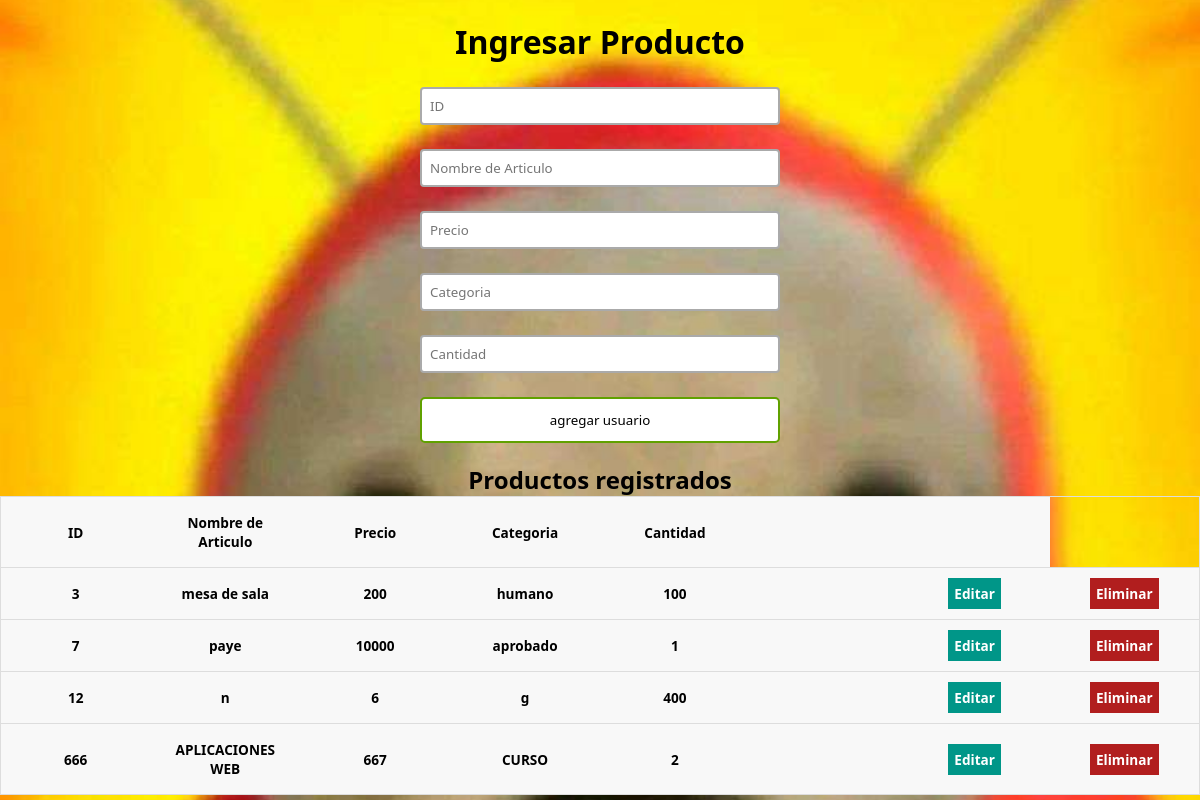
The page / on the database its author committed.
### tables this page shows
CREATE TABLE `usuarios` (
  `ID` int(8) NOT NULL,
  `ARTICULO` varchar(100) NOT NULL,
  `PRECIO` int(10) NOT NULL,
  `CATEGORIA` varchar(100) NOT NULL,
  `CANTIDAD` int(100) NOT NULL
);

### index.php (the view, shortened to what this page needs)
<?php
    $con = connection();
    $sql = "SELECT * FROM usuarios";
    $query = mysqli_query($con,$sql);
?>
<!DOCTYPE html>
<html lang="en">
<head>
   <link href="formato.css" rel="stylesheet">
</head>
<body>
  <div class="users-form">
     <form action="insertar.php" method="POST">
         <h1>Ingresar Producto</h1>
         <input type="text" name="ID" placeholder="ID">
         <input type="text" name="articulo" placeholder="Nombre de Articulo">
         <input type="text" name="Precio" placeholder="Precio">
         <input type="text" name="Categoria" placeholder="Categoria">
         <input type="text" name="cantidad" placeholder="Cantidad">
         <input type="submit" value="agregar usuario" >
     </form>
  </div>
  <div class="users-table">
    <table>
        <h2>Productos registrados</h2>
        <thead>
            <tr>
                <th>ID</th>
                <th>Nombre de Articulo</th>
                <th>Precio</th>
                <th>Categoria</th>
                <th>Cantidad</th>
                <th></th>
                <th></th>
                </tr>
         </thead>
        <tbody>
         <?php while ($row = mysqli_fetch_array($query)): ?>
            <tr>
            <th> <?= $row['ID'] ?></th>
            <th> <?= $row['ARTICULO'] ?></th>
            <th> <?= $row['PRECIO'] ?></th>
            <th> <?= $row['CATEGORIA'] ?></th>
            <th> <?= $row['CANTIDAD'] ?></th>
            <th></th>
            <th><a href="editar.php?ID=<?= $row['ID'] ?>" class="users-table--edit">Editar</a></th>
            <th><a href="eliminar.php?ID=<?= $row['ID'] ?>" class="users-table--delete">Eliminar</a> </th>
            </tr>
            <?php endwhile; ?>
        </tbody>
    </table>
  </div>
</body>
</html>

### formato.css (style rules this page uses)
* { box-sizing: border-box; margin: 0; padding: 0; }
html { font-family: 'Segoe UI', sans-serif; text-align: center; }
a { text-decoration: none; }
.users-form form { display: flex; flex-direction: column; gap: 24px; width: 30%; margin: 20px auto; text-align: center; }
.users-form form input { font-family: 'Segoe UI', sans-serif; }
.users-form form input[type=text], .users-form form input[type=password], .users-form form input[type=email] { padding: 8px; border:2px solid #aaa; border-radius:4px; outline:none; transition:.3s; }
.users-form form input[type=submit] { border: none; padding: 12px 50px; text-decoration: none; transition-duration: 0.4s; cursor: pointer; border-radius: 5px; background-color: white; color: black; border: 2px solid #60a100; }
.users-table table { border: 1px solid #ccc; border-collapse: collapse; margin: 0; padding: 0; width: 100%; table-layout: fixed; }
table tr { background-color: #f8f8f8; border: 1px solid #ddd; padding: 4px; }
table th { padding: 16px; text-align: center; font-size: .85em; }
.users-table--edit { background: #009688; padding: 6px; color: #fff; text-align: center; font-weight: bold; }
.users-table--delete { background: #b11e1e; padding: 6px; color: #fff; text-align: center; font-weight: bold; }
body { background: url('chapulin.jpg') no-repeat center center fixed; background-size: cover; }

### rows shown on the page
usuarios: ID "3", ARTICULO "mesa de sala", PRECIO "200", CATEGORIA "humano", CANTIDAD "100"
usuarios: ID "7", ARTICULO "paye", PRECIO "10000", CATEGORIA "aprobado", CANTIDAD "1"
usuarios: ID "12", ARTICULO "n", PRECIO "6", CATEGORIA "g", CANTIDAD "400"
usuarios: ID "666", ARTICULO "APLICACIONES WEB", PRECIO "667", CATEGORIA "CURSO", CANTIDAD "2"
